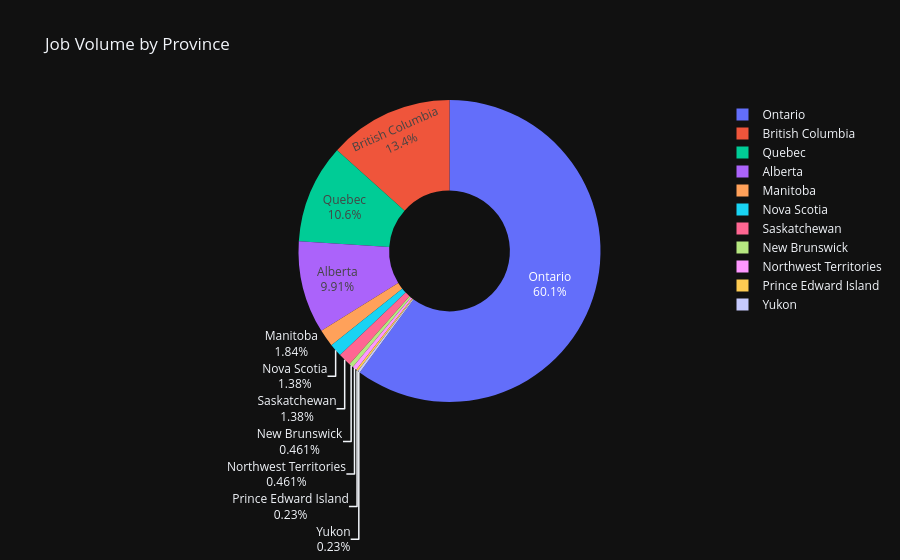

Notebook source saved alongside this figure:
### Markdown cell above
## 3. Geographical Density
Where is the work? (Province-level concentration)

### Code cell
prov_counts = df["location_state"].value_counts().reset_index()
prov_counts.columns = ["province", "count"]

fig = px.pie(
    prov_counts, 
    values="count", 
    names="province", 
    title="Job Volume by Province",
    hole=0.4,
    template="plotly_dark"
)
fig.update_traces(textinfo="percent+label")
fig.show()

### Figure 1 — Plotly figure (JSON) as saved in the notebook; plotly's stock layout.template omitted (floating-point values rounded to 4 significant figures)
{"data": [{"domain": {"x": [0, 1], "y": [0, 1]}, "hole": 0.4, "hovertemplate": "province=%{label}<br>count=%{value}<extra></extra>", "labels": ["Ontario", "British Columbia", "Quebec", "Alberta", "Manitoba", "Nova Scotia", "Saskatchewan", "New Brunswick", "Northwest Territories", "Prince Edward Island", "Yukon"], "legendgroup": "", "name": "", "showlegend": true, "textinfo": "percent+label", "type": "pie", "values": [261, 58, 46, 43, 8, 6, 6, 2, 2, 1, 1]}], "layout": {"legend": {"tracegroupgap": 0}, "title": {"text": "Job Volume by Province"}}}
